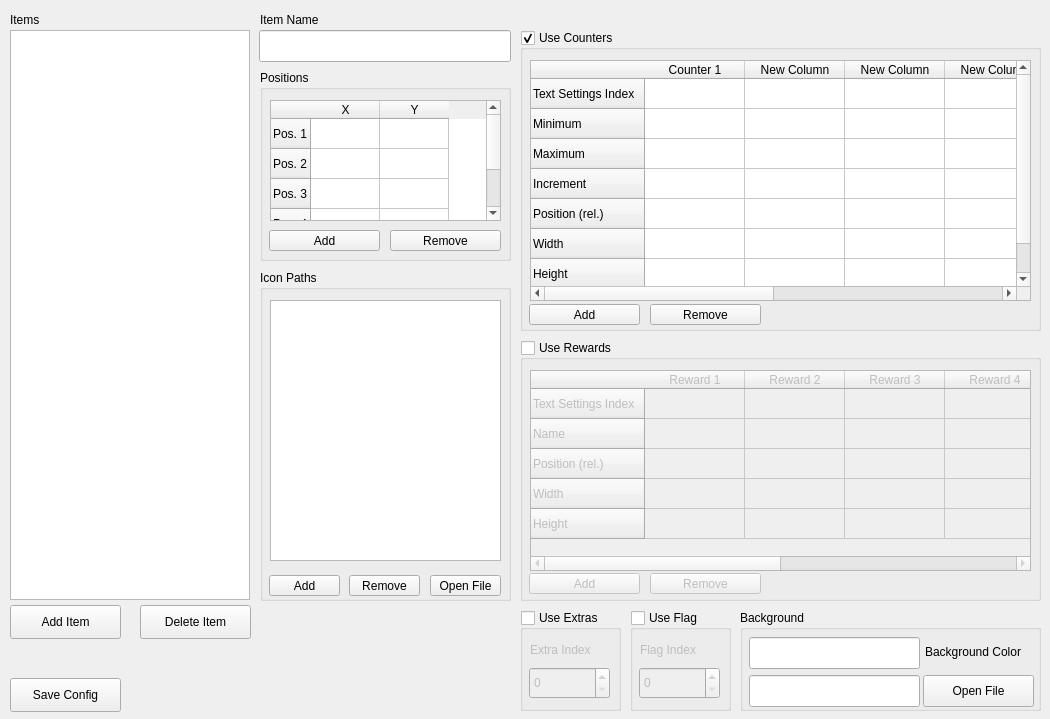
<?xml version="1.0" encoding="UTF-8"?>
<ui version="4.0">
 <class>Form</class>
 <widget class="QWidget" name="Form">
  <property name="geometry">
   <rect>
    <x>0</x>
    <y>0</y>
    <width>1050</width>
    <height>719</height>
   </rect>
  </property>
  <property name="windowTitle">
   <string>Form</string>
  </property>
  <widget class="QLineEdit" name="lineEdit_2">
   <property name="geometry">
    <rect>
     <x>259</x>
     <y>30</y>
     <width>252</width>
     <height>32</height>
    </rect>
   </property>
  </widget>
  <widget class="QLabel" name="label_2">
   <property name="geometry">
    <rect>
     <x>260</x>
     <y>10</y>
     <width>70</width>
     <height>20</height>
    </rect>
   </property>
   <property name="text">
    <string>Item Name</string>
   </property>
  </widget>
  <widget class="QListWidget" name="listWidget">
   <property name="geometry">
    <rect>
     <x>10</x>
     <y>30</y>
     <width>240</width>
     <height>570</height>
    </rect>
   </property>
  </widget>
  <widget class="QGroupBox" name="groupBox">
   <property name="geometry">
    <rect>
     <x>260</x>
     <y>70</y>
     <width>251</width>
     <height>191</height>
    </rect>
   </property>
   <property name="title">
    <string>Positions</string>
   </property>
   <widget class="QTableWidget" name="tableWidget">
    <property name="geometry">
     <rect>
      <x>10</x>
      <y>30</y>
      <width>231</width>
      <height>121</height>
     </rect>
    </property>
    <property name="sortingEnabled">
     <bool>false</bool>
    </property>
    <attribute name="horizontalHeaderDefaultSectionSize">
     <number>69</number>
    </attribute>
    <attribute name="verticalHeaderDefaultSectionSize">
     <number>30</number>
    </attribute>
    <row>
     <property name="text">
      <string>Pos. 1</string>
     </property>
    </row>
    <row>
     <property name="text">
      <string>Pos. 2</string>
     </property>
    </row>
    <row>
     <property name="text">
      <string>Pos. 3</string>
     </property>
    </row>
    <row>
     <property name="text">
      <string>Pos. 4</string>
     </property>
    </row>
    <row>
     <property name="text">
      <string>Pos. 5</string>
     </property>
    </row>
    <column>
     <property name="text">
      <string>X</string>
     </property>
    </column>
    <column>
     <property name="text">
      <string>Y</string>
     </property>
    </column>
   </widget>
   <widget class="QPushButton" name="pushButton">
    <property name="geometry">
     <rect>
      <x>9</x>
      <y>160</y>
      <width>111</width>
      <height>21</height>
     </rect>
    </property>
    <property name="text">
     <string>Add</string>
    </property>
   </widget>
   <widget class="QPushButton" name="pushButton_2">
    <property name="geometry">
     <rect>
      <x>130</x>
      <y>160</y>
      <width>111</width>
      <height>21</height>
     </rect>
    </property>
    <property name="text">
     <string>Remove</string>
    </property>
   </widget>
  </widget>
  <widget class="QGroupBox" name="groupBox_2">
   <property name="geometry">
    <rect>
     <x>260</x>
     <y>270</y>
     <width>251</width>
     <height>331</height>
    </rect>
   </property>
   <property name="title">
    <string>Icon Paths</string>
   </property>
   <widget class="QListView" name="listView">
    <property name="geometry">
     <rect>
      <x>10</x>
      <y>30</y>
      <width>231</width>
      <height>261</height>
     </rect>
    </property>
   </widget>
   <widget class="QPushButton" name="pushButton_11">
    <property name="geometry">
     <rect>
      <x>89</x>
      <y>305</y>
      <width>71</width>
      <height>21</height>
     </rect>
    </property>
    <property name="text">
     <string>Remove</string>
    </property>
   </widget>
   <widget class="QPushButton" name="pushButton_12">
    <property name="geometry">
     <rect>
      <x>9</x>
      <y>305</y>
      <width>71</width>
      <height>21</height>
     </rect>
    </property>
    <property name="text">
     <string>Add</string>
    </property>
   </widget>
   <widget class="QPushButton" name="pushButton_13">
    <property name="geometry">
     <rect>
      <x>170</x>
      <y>305</y>
      <width>71</width>
      <height>21</height>
     </rect>
    </property>
    <property name="text">
     <string>Open File</string>
    </property>
   </widget>
  </widget>
  <widget class="QLabel" name="label_3">
   <property name="geometry">
    <rect>
     <x>10</x>
     <y>10</y>
     <width>70</width>
     <height>20</height>
    </rect>
   </property>
   <property name="text">
    <string>Items</string>
   </property>
  </widget>
  <widget class="QGroupBox" name="groupBox_4">
   <property name="geometry">
    <rect>
     <x>520</x>
     <y>30</y>
     <width>521</width>
     <height>301</height>
    </rect>
   </property>
   <property name="title">
    <string>Use Counters</string>
   </property>
   <property name="checkable">
    <bool>true</bool>
   </property>
   <property name="checked">
    <bool>true</bool>
   </property>
   <widget class="QTableWidget" name="tableWidget_3">
    <property name="geometry">
     <rect>
      <x>10</x>
      <y>30</y>
      <width>501</width>
      <height>241</height>
     </rect>
    </property>
    <row>
     <property name="text">
      <string>Text Settings Index</string>
     </property>
    </row>
    <row>
     <property name="text">
      <string>Minimum</string>
     </property>
    </row>
    <row>
     <property name="text">
      <string>Maximum</string>
     </property>
    </row>
    <row>
     <property name="text">
      <string>Increment</string>
     </property>
    </row>
    <row>
     <property name="text">
      <string>Position (rel.)</string>
     </property>
    </row>
    <row>
     <property name="text">
      <string>Width</string>
     </property>
    </row>
    <row>
     <property name="text">
      <string>Height</string>
     </property>
    </row>
    <column>
     <property name="text">
      <string>Counter 1</string>
     </property>
    </column>
    <column>
     <property name="text">
      <string>New Column</string>
     </property>
    </column>
    <column>
     <property name="text">
      <string>New Column</string>
     </property>
    </column>
    <column>
     <property name="text">
      <string>New Column</string>
     </property>
    </column>
    <column>
     <property name="text">
      <string>New Column</string>
     </property>
    </column>
    <column>
     <property name="text">
      <string>New Column</string>
     </property>
    </column>
   </widget>
   <widget class="QPushButton" name="pushButton_6">
    <property name="geometry">
     <rect>
      <x>130</x>
      <y>274</y>
      <width>111</width>
      <height>21</height>
     </rect>
    </property>
    <property name="text">
     <string>Remove</string>
    </property>
   </widget>
   <widget class="QPushButton" name="pushButton_7">
    <property name="geometry">
     <rect>
      <x>9</x>
      <y>274</y>
      <width>111</width>
      <height>21</height>
     </rect>
    </property>
    <property name="text">
     <string>Add</string>
    </property>
   </widget>
  </widget>
  <widget class="QGroupBox" name="groupBox_3">
   <property name="geometry">
    <rect>
     <x>520</x>
     <y>610</y>
     <width>101</width>
     <height>101</height>
    </rect>
   </property>
   <property name="title">
    <string>Use Extras</string>
   </property>
   <property name="flat">
    <bool>false</bool>
   </property>
   <property name="checkable">
    <bool>true</bool>
   </property>
   <property name="checked">
    <bool>false</bool>
   </property>
   <widget class="QSpinBox" name="spinBox">
    <property name="geometry">
     <rect>
      <x>9</x>
      <y>57</y>
      <width>81</width>
      <height>32</height>
     </rect>
    </property>
   </widget>
   <widget class="QLabel" name="label">
    <property name="geometry">
     <rect>
      <x>10</x>
      <y>31</y>
      <width>81</width>
      <height>18</height>
     </rect>
    </property>
    <property name="text">
     <string>Extra Index</string>
    </property>
   </widget>
  </widget>
  <widget class="QGroupBox" name="groupBox_5">
   <property name="geometry">
    <rect>
     <x>630</x>
     <y>610</y>
     <width>101</width>
     <height>101</height>
    </rect>
   </property>
   <property name="title">
    <string>Use Flag</string>
   </property>
   <property name="flat">
    <bool>false</bool>
   </property>
   <property name="checkable">
    <bool>true</bool>
   </property>
   <property name="checked">
    <bool>false</bool>
   </property>
   <widget class="QSpinBox" name="spinBox_2">
    <property name="geometry">
     <rect>
      <x>9</x>
      <y>57</y>
      <width>81</width>
      <height>32</height>
     </rect>
    </property>
   </widget>
   <widget class="QLabel" name="label_4">
    <property name="geometry">
     <rect>
      <x>10</x>
      <y>31</y>
      <width>81</width>
      <height>18</height>
     </rect>
    </property>
    <property name="text">
     <string>Flag Index</string>
    </property>
   </widget>
  </widget>
  <widget class="QGroupBox" name="groupBox_6">
   <property name="geometry">
    <rect>
     <x>740</x>
     <y>610</y>
     <width>301</width>
     <height>101</height>
    </rect>
   </property>
   <property name="title">
    <string>Background</string>
   </property>
   <widget class="QLineEdit" name="lineEdit">
    <property name="geometry">
     <rect>
      <x>9</x>
      <y>65</y>
      <width>171</width>
      <height>32</height>
     </rect>
    </property>
   </widget>
   <widget class="QPushButton" name="pushButton_3">
    <property name="geometry">
     <rect>
      <x>183</x>
      <y>65</y>
      <width>111</width>
      <height>32</height>
     </rect>
    </property>
    <property name="text">
     <string>Open File</string>
    </property>
   </widget>
   <widget class="QLineEdit" name="lineEdit_3">
    <property name="geometry">
     <rect>
      <x>9</x>
      <y>27</y>
      <width>171</width>
      <height>32</height>
     </rect>
    </property>
   </widget>
   <widget class="QLabel" name="label_5">
    <property name="geometry">
     <rect>
      <x>185</x>
      <y>33</y>
      <width>121</width>
      <height>18</height>
     </rect>
    </property>
    <property name="text">
     <string>Background Color</string>
    </property>
   </widget>
  </widget>
  <widget class="QGroupBox" name="groupBox_7">
   <property name="geometry">
    <rect>
     <x>520</x>
     <y>340</y>
     <width>521</width>
     <height>261</height>
    </rect>
   </property>
   <property name="title">
    <string>Use Rewards</string>
   </property>
   <property name="checkable">
    <bool>true</bool>
   </property>
   <property name="checked">
    <bool>false</bool>
   </property>
   <widget class="QTableWidget" name="tableWidget_4">
    <property name="geometry">
     <rect>
      <x>10</x>
      <y>30</y>
      <width>501</width>
      <height>201</height>
     </rect>
    </property>
    <row>
     <property name="text">
      <string>Text Settings Index</string>
     </property>
    </row>
    <row>
     <property name="text">
      <string>Name</string>
     </property>
    </row>
    <row>
     <property name="text">
      <string>Position (rel.)</string>
     </property>
    </row>
    <row>
     <property name="text">
      <string>Width</string>
     </property>
    </row>
    <row>
     <property name="text">
      <string>Height</string>
     </property>
    </row>
    <column>
     <property name="text">
      <string>Reward 1</string>
     </property>
    </column>
    <column>
     <property name="text">
      <string>Reward 2</string>
     </property>
    </column>
    <column>
     <property name="text">
      <string>Reward 3</string>
     </property>
    </column>
    <column>
     <property name="text">
      <string>Reward 4</string>
     </property>
    </column>
    <column>
     <property name="text">
      <string>Reward 5</string>
     </property>
    </column>
    <column>
     <property name="text">
      <string>Reward 6</string>
     </property>
    </column>
   </widget>
   <widget class="QPushButton" name="pushButton_4">
    <property name="geometry">
     <rect>
      <x>130</x>
      <y>233</y>
      <width>111</width>
      <height>21</height>
     </rect>
    </property>
    <property name="text">
     <string>Remove</string>
    </property>
   </widget>
   <widget class="QPushButton" name="pushButton_5">
    <property name="geometry">
     <rect>
      <x>9</x>
      <y>233</y>
      <width>111</width>
      <height>21</height>
     </rect>
    </property>
    <property name="text">
     <string>Add</string>
    </property>
   </widget>
  </widget>
  <widget class="QPushButton" name="pushButton_8">
   <property name="geometry">
    <rect>
     <x>10</x>
     <y>678</y>
     <width>111</width>
     <height>34</height>
    </rect>
   </property>
   <property name="text">
    <string>Save Config</string>
   </property>
  </widget>
  <widget class="QPushButton" name="pushButton_9">
   <property name="geometry">
    <rect>
     <x>140</x>
     <y>605</y>
     <width>111</width>
     <height>34</height>
    </rect>
   </property>
   <property name="text">
    <string>Delete Item</string>
   </property>
  </widget>
  <widget class="QPushButton" name="pushButton_10">
   <property name="geometry">
    <rect>
     <x>10</x>
     <y>605</y>
     <width>111</width>
     <height>34</height>
    </rect>
   </property>
   <property name="text">
    <string>Add Item</string>
   </property>
  </widget>
 </widget>
 <resources/>
 <connections/>
</ui>
